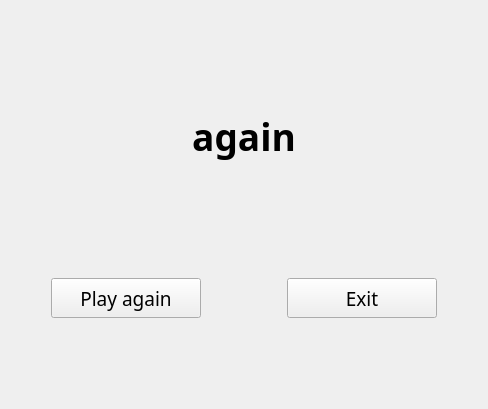
      <widget class="QWidget" name="output_page">
       <layout class="QVBoxLayout" name="verticalLayout_11">
        <item>
         <spacer name="verticalSpacer_13">
          <property name="orientation">
           <enum>Qt::Vertical</enum>
          </property>
          <property name="sizeType">
           <enum>QSizePolicy::Fixed</enum>
          </property>
          <property name="sizeHint" stdset="0">
           <size>
            <width>20</width>
            <height>40</height>
           </size>
          </property>
         </spacer>
        </item>
        <item>
         <widget class="QLabel" name="output_heading">
          <property name="maximumSize">
           <size>
            <width>16777215</width>
            <height>180</height>
           </size>
          </property>
          <property name="text">
           <string/>
          </property>
          <property name="pixmap">
           <pixmap>Images/logo.png</pixmap>
          </property>
          <property name="alignment">
           <set>Qt::AlignCenter</set>
          </property>
         </widget>
        </item>
        <item>
         <spacer name="verticalSpacer_11">
          <property name="orientation">
           <enum>Qt::Vertical</enum>
          </property>
          <property name="sizeType">
           <enum>QSizePolicy::Fixed</enum>
          </property>
          <property name="sizeHint" stdset="0">
           <size>
            <width>20</width>
            <height>40</height>
           </size>
          </property>
         </spacer>
        </item>
        <item>
         <widget class="QLabel" name="output_word_area">
          <property name="maximumSize">
           <size>
            <width>16777215</width>
            <height>80</height>
           </size>
          </property>
          <property name="font">
           <font>
            <family>Yu Gothic UI Semibold</family>
            <pointsize>28</pointsize>
            <weight>75</weight>
            <bold>true</bold>
           </font>
          </property>
          <property name="text">
           <string>again</string>
          </property>
          <property name="alignment">
           <set>Qt::AlignCenter</set>
          </property>
         </widget>
        </item>
        <item>
         <spacer name="verticalSpacer_12">
          <property name="orientation">
           <enum>Qt::Vertical</enum>
          </property>
          <property name="sizeType">
           <enum>QSizePolicy::Fixed</enum>
          </property>
          <property name="sizeHint" stdset="0">
           <size>
            <width>20</width>
            <height>110</height>
           </size>
          </property>
         </spacer>
        </item>
        <item>
         <layout class="QHBoxLayout" name="horizontalLayout_12">
          <item>
           <spacer name="horizontalSpacer_12">
            <property name="orientation">
             <enum>Qt::Horizontal</enum>
            </property>
            <property name="sizeHint" stdset="0">
             <size>
              <width>40</width>
              <height>20</height>
             </size>
            </property>
           </spacer>
          </item>
          <item>
           <layout class="QHBoxLayout" name="horizontalLayout_11">
            <item>
             <widget class="QPushButton" name="output_play_again">
              <property name="minimumSize">
               <size>
                <width>150</width>
                <height>40</height>
               </size>
              </property>
              <property name="maximumSize">
               <size>
                <width>170</width>
                <height>45</height>
               </size>
              </property>
              <property name="font">
               <font>
                <family>Trebuchet MS</family>
                <pointsize>14</pointsize>
               </font>
              </property>
              <property name="text">
               <string>Play again</string>
              </property>
             </widget>
            </item>
            <item>
             <spacer name="horizontalSpacer_11">
              <property name="orientation">
               <enum>Qt::Horizontal</enum>
              </property>
              <property name="sizeType">
               <enum>QSizePolicy::Fixed</enum>
              </property>
              <property name="sizeHint" stdset="0">
               <size>
                <width>80</width>
                <height>20</height>
               </size>
              </property>
             </spacer>
            </item>
            <item>
             <widget class="QPushButton" name="output_exit">
              <property name="minimumSize">
               <size>
                <width>150</width>
                <height>40</height>
               </size>
              </property>
              <property name="maximumSize">
               <size>
                <width>170</width>
                <height>45</height>
               </size>
              </property>
              <property name="font">
               <font>
                <family>Trebuchet MS</family>
                <pointsize>14</pointsize>
               </font>
              </property>
              <property name="text">
               <string>Exit</string>
              </property>
             </widget>
            </item>
           </layout>
          </item>
          <item>
           <spacer name="horizontalSpacer_13">
            <property name="orientation">
             <enum>Qt::Horizontal</enum>
            </property>
            <property name="sizeHint" stdset="0">
             <size>
              <width>40</width>
              <height>20</height>
             </size>
            </property>
           </spacer>
          </item>
         </layout>
        </item>
        <item>
         <spacer name="verticalSpacer_14">
          <property name="orientation">
           <enum>Qt::Vertical</enum>
          </property>
          <property name="sizeType">
           <enum>QSizePolicy::Fixed</enum>
          </property>
          <property name="sizeHint" stdset="0">
           <size>
            <width>20</width>
            <height>80</height>
           </size>
          </property>
         </spacer>
        </item>
       </layout>
      </widget>
